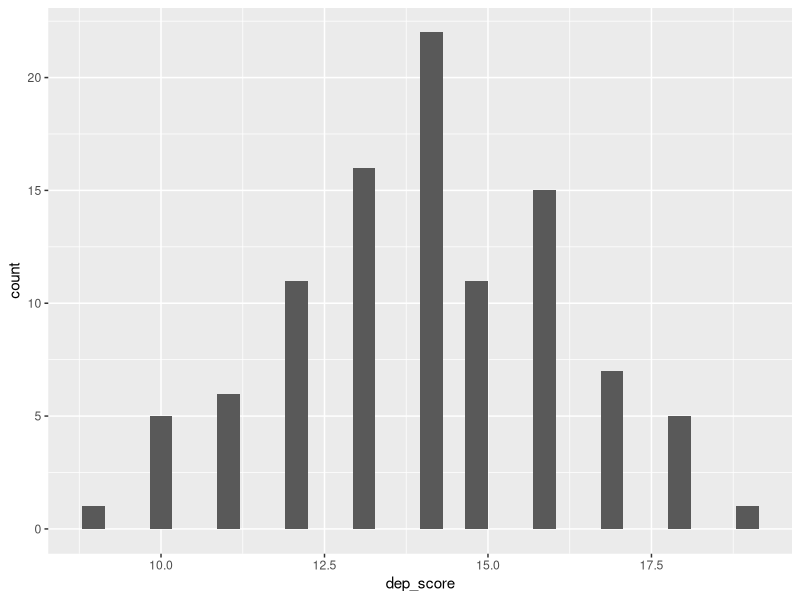

The R source for this figure:
## ---- chunk 1
my_name <- "Argyris"  # I just assigned a character Argyris, which always has to be in quotations to my_name. Now my_name is an # object saved in the memory of the computer.
my_name # if you run this you will see Argyris as an output
class(my_name) # class is a functionn, a command that asks the computer what kind of object it sees.
## ---- chunk 2
my_numbers <- c(36,12,6)
my_numbers
## ---- chunk 3
numbers_and_characters <- list(my_numbers, my_name) # list in this case is a command that tells R to create a list of the objects             #that are in the brackets. Lists are super useful and they can store pretty much any object.
numbers_and_characters
## ---- chunk 4
n <- 100 
## ---- chunk 5
aiginiteion_dep <- data.frame(
  ids = paste0("aiginiteion_",  1:n),
  dep_score = round(rnorm(n, 14, 2), 0)
)
## ---- chunk 6
library(tidyverse)
aiginiteion_dep %>% 
  ggplot(aes(x = dep_score))+
  geom_histogram(position = "identity")
